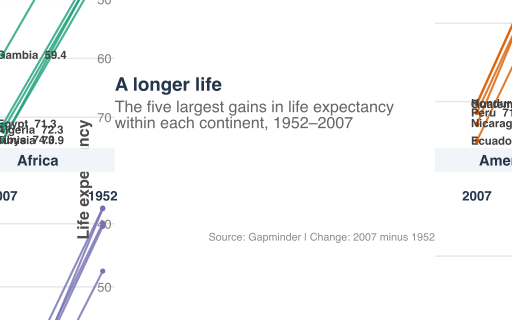

This figure's R source:

library(tidyverse)
library(gapminder)
library(ggrepel)

# 1. Calculate life expectancy gains between 1952 and 2007
gains <- gapminder |>
  filter(year %in% c(1952, 2007), continent != "Oceania") |>
  select(country, continent, year, lifeExp) |>
  pivot_wider(
    names_from = year,
    values_from = lifeExp,
    names_prefix = "year_"
  ) |>
  mutate(gain = year_2007 - year_1952) |>
  group_by(continent) |>
  slice_max(gain, n = 5, with_ties = FALSE) |>
  ungroup()

# 2. Keep selected countries and both endpoints
df <- gapminder |>
  semi_join(
    gains |> select(country, continent),
    by = c("country", "continent")
  ) |>
  filter(year %in% c(1952, 2007)) |>
  mutate(
    x = if_else(year == 1952, 0, 1),
    lifeExp = round(lifeExp, 1),
    country_short = case_when(
      country == "Bosnia and Herzegovina" ~ "Bosnia",
      TRUE ~ country
    )
  )

right <- df |> filter(year == 2007)

# 3. Slope chart
p <- ggplot(
  df,
  aes(
    x = x,
    y = lifeExp,
    group = country,
    color = continent
  )
) +
  geom_line(
    linewidth = 0.9,
    alpha = 0.8
  ) +
  geom_point(
    size = 1.2,
    show.legend = FALSE
  ) +
  
  # Labels at the 2007 endpoints
  geom_text_repel(
    data = right,
    aes(label = paste0(country_short, "  ", lifeExp)),
    nudge_x = 0.06,
    hjust = 0,
    direction = "y",
    size = 2.5,
    fontface = "bold",
    color = "grey25",
    segment.color = "grey75",
    segment.alpha = 0.6,
    box.padding = 0.2,
    point.padding = 0.1,
    max.overlaps = Inf,
    show.legend = FALSE
  ) +
  
  # One panel per continent
  facet_wrap(
    ~continent,
    scales = "free_y",
    ncol = 2
  ) +
  
  scale_color_brewer(
    palette = "Dark2",
    guide = "none"
  ) +
  
  # Center both years with balanced space around the endpoints
  scale_x_continuous(
    breaks = c(0, 1),
    labels = c("1952", "2007"),
    limits = c(-0.12, 1.42),
    expand = expansion(mult = 0)
  ) +
  
  scale_y_continuous(
    expand = expansion(mult = c(0.08, 0.12))
  ) +
  
  labs(
    title = "A longer life",
    subtitle = paste(
      "The five largest gains in life expectancy",
      "within each continent, 1952–2007"
    ),
    x = NULL,
    y = "Life expectancy",
    caption = "Source: Gapminder | Change: 2007 minus 1952"
  ) +
  
  theme_minimal(base_size = 12) +
  theme(
    plot.title = element_text(
      size = 14,
      face = "bold",
      color = "#25364A"
    ),
    plot.subtitle = element_text(
      size = 12,
      color = "grey40",
      margin = margin(b = 8)
    ),
    plot.caption = element_text(
      size = 8,
      color = "grey55",
      margin = margin(t = 14)
    ),
    strip.text = element_text(
      size = 11,
      face = "bold",
      color = "#25364A"
    ),
    strip.background = element_rect(
      fill = "#F1F4F8",
      color = NA
    ),
    axis.text.x = element_text(
      size = 10,
      face = "bold",
      color = "#25364A"
    ),
    axis.text.y = element_text(color = "grey50"),
    axis.title.y = element_text(
      face = "bold",
      color = "grey30"
    ),
    panel.grid.minor = element_blank(),
    panel.grid.major.x = element_blank(),
    panel.spacing = grid::unit(1.2, "lines"),
    legend.position = "none",
    plot.margin = margin(15, 15, 15, 15)
  ) +
  coord_cartesian(clip = "off")



ggsave(
  "src/stories/charts/slope/plot01-r.svg",
  plot = p,
  width = 5.3333,
  height = 3.3333,
  units = "in",
  device = svglite::svglite,
  bg = "white"
)
